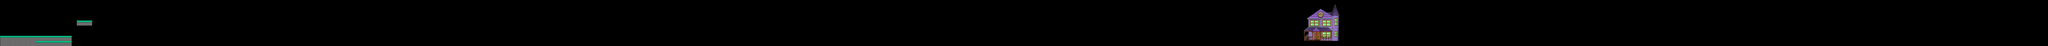

The image is a tile-based game level rendered from a .tmx file. Its description and source (layers, tilesets, objects; grid data summarised) follow:
An orthogonal 400x9 tile map with 40x40 px tiles, 2 tile layers (house, collision).

<map version="1.0" orientation="orthogonal" renderorder="right-down" width="400" height="9" tilewidth="40" tileheight="40" nextobjectid="1">
 <tileset firstgid="1" name="thrillertile2" tilewidth="40" tileheight="40" tilecount="228" columns="12">
  <image source="../../../Users/johnkenny/Desktop/thriller/game/assets/tilemap/thrillertile2.png" trans="a1a1a1" width="500" height="795" />
 </tileset>
 <layer name="house" width="400" height="9">
  <data>[3600 cells, 64 non-empty, 64 distinct tile ids]</data>
 </layer>
 <layer name="collision" width="400" height="9">
  <data>[3600 cells, 31 non-empty, 4 distinct tile ids]</data>
 </layer>
</map>
